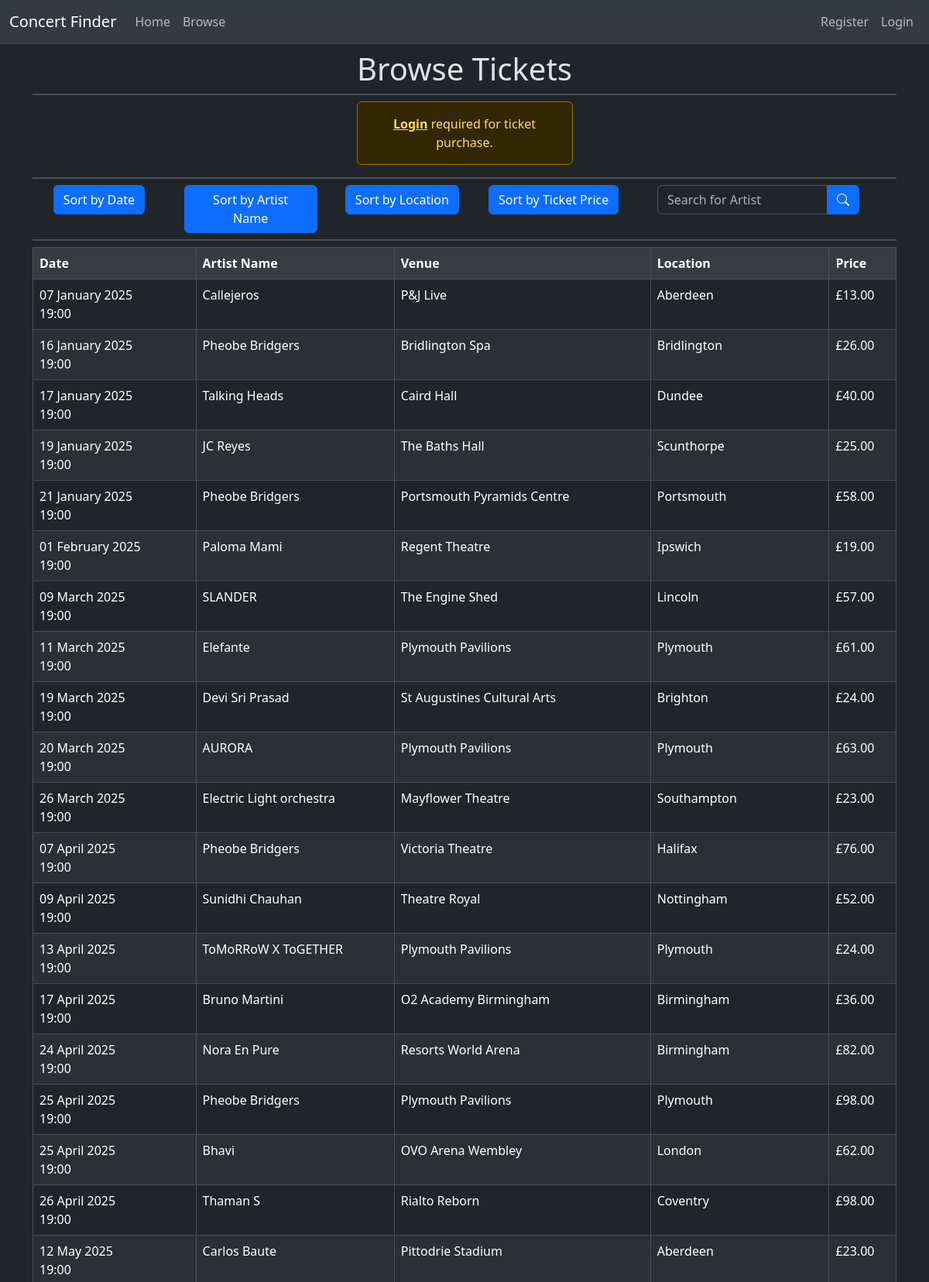
Screenshot of /browse (upper part) with the database file from the repository.
### website/models.py (models this page shows, shortened)
class Concert(db.Model):
    __tablename__ = "concerts"
    id = db.Column(db.Integer, primary_key=True)
    artistId = db.Column(db.Integer, db.ForeignKey(Artist.id))
    artistName = db.Column(db.String(100), nullable=False)
    venueId = db.Column(db.Integer, db.ForeignKey(Venue.id))
    venueName = db.Column(db.String(100), nullable=False)
    venueLocation = db.Column(db.String(100), nullable=False)
    date = db.Column(db.DateTime, nullable=True)
    ticketPrice = db.Column(db.Float, nullable=False)
    availableTickets = db.Column(db.Integer, nullable=False)

### website/shop/views.py (the view)
@shop_blueprint.route("/browse", methods=["POST", "GET"])
def browse():
    global browseConcerts
    match request.form.get("sort_button"):
        case "date":
            browseConcerts = (
                Concert.query.filter(Concert.availableTickets >= 1)
                .order_by(asc(Concert.date))
                .all()
            )
        case "artistName":
            browseConcerts = (
                Concert.query.filter(Concert.availableTickets >= 1)
                .order_by(asc(Concert.artistName))
                .all()
            )
        case "location":
            browseConcerts = (
                Concert.query.filter(Concert.availableTickets >= 1)
                .order_by(asc(Concert.venueLocation))
                .all()
            )
        case "price":
            browseConcerts = (
                Concert.query.filter(Concert.availableTickets >= 1)
                .order_by(asc(Concert.ticketPrice))
                .all()
            )
        case _:
            browseConcerts = (
                Concert.query.filter(Concert.availableTickets >= 1)
                .order_by(asc(Concert.date))
                .all()
            )
    return render_template("browse.html", concerts=browseConcerts)

### website/templates/browse.html (shortened to what this page needs)
{% extends 'base.html' %}
{% block content %}
  <div class="container text-center mb-5">
    <h1 class="m-2">Browse Tickets</h1>
    <div class="border mb-2"></div>
    {% if not current_user.is_authenticated %}
      <div class="alert alert-warning w-25 mx-auto">
        <a class="alert-link" href="{{ url_for('users.login') }}?next=%2Fbrowse">Login</a> required for ticket purchase.
      </div>
      <div class="border mt-2 mb-2"></div>
    {% endif %}
    <div class="row">
      <div class="col">
        <form method="POST" action="{{ url_for('shop.browse') }}" class="row">
          <div class="col">
            <button class="btn btn-primary" name="sort_button" type="submit" value="date">Sort by Date</button>
          </div>
          <div class="col">
            <button class="btn btn-primary" name="sort_button" type="submit" value="artistName">Sort by Artist Name</button>
          </div>
          <div class="col">
            <button class="btn btn-primary" name="sort_button" type="submit" value="location">Sort by Location</button>
          </div>
          <div class="col">
            <button class="btn btn-primary" name="sort_button" type="submit" value="price">Sort by Ticket Price</button>
          </div>
        </form>
      </div>
      <div class="col-3 ms-4 me-5">
        <form method="POST" action="/browse/search" class="">
          <div class="input-group col">
            <input class="form-control" type="text" placeholder="Search for Artist" name="search_bar" autofocus />
            <button class="btn btn-primary" type="submit">
              <svg xmlns="http://www.w3.org/2000/svg" width="16" height="16" fill="currentColor" class="bi bi-search mb-1" viewBox="0 0 16 16">
                <path d="M11.742 10.344a6.5 6.5 0 1 0-1.397 1.398h-.001q.044.06.098.115l3.85 3.85a1 1 0 0 0 1.415-1.414l-3.85-3.85a1 1 0 0 0-.115-.1zM12 6.5a5.5 5.5 0 1 1-11 0 5.5 5.5 0 0 1 11 0" />
              </svg>
            </button>
          </div>
        </form>
      </div>
    </div>
    <div class="border mt-2 mb-2"></div>
    <div>
      {% if empty %}
        <div class="alert alert-danger pb-2 container w-75 mx-auto justify-content-center">
          <h3>No tickets found containing your search terms.</h3>
          <h5>Please try again.</h5>
          <form method="POST" action="/browse/search" class="mb-2">
            <div class="input-group w-50 mx-auto">
              <input class="form-control" type="text" placeholder="Search for Artist" name="search_bar" autofocus />
              <button class="btn btn-primary" type="submit">
                <svg xmlns="http://www.w3.org/2000/svg" width="16" height="16" fill="currentColor" class="bi bi-search mb-1" viewBox="0 0 16 16">
                  <path d="M11.742 10.344a6.5 6.5 0 1 0-1.397 1.398h-.001q.044.06.098.115l3.85 3.85a1 1 0 0 0 1.415-1.414l-3.85-3.85a1 1 0 0 0-.115-.1zM12 6.5a5.5 5.5 0 1 1-11 0 5.5 5.5 0 0 1 11 0" />
                </svg>
              </button>
            </div>
          </form>
        </div>
      {% else %}
        {% if concerts %}
          <table class="table table-striped center table-hover text-start table-bordered">
            <tr class="fw-medium table-active">
              <th>Date</th>
              <th>Artist Name</th>
              <th>Venue</th>
              <th>Location</th>
              <th>Price</th>
            </tr>
            {% for concert in concerts %}
              <tr>
                <td>
                  {{ concert.date.strftime('%d %B %Y') }} <br />{{ concert.date.strftime('%H:%M') }}
                </td>
                <td>{{ concert.artistName }}</td>
                <td>{{ concert.venueName }}</td>
                <td>{{ concert.venueLocation }}</td>
                <td>£{{ concert.ticketPrice }}0</td>
              </tr>
            {% endfor %}
          </table>
        {% endif %}
      {% endif %}
    </div>
  </div>
{% endblock %}

### rows the page displays
Concert: date "07 January 2025", date "19:00", artistName "Callejeros", venueName "P&J Live", venueLocation "Aberdeen", ticketPrice "13.0"
Concert: date "16 January 2025", date "19:00", artistName "Pheobe Bridgers", venueName "Bridlington Spa", venueLocation "Bridlington", ticketPrice "26.0"
Concert: date "17 January 2025", date "19:00", artistName "Talking Heads", venueName "Caird Hall", venueLocation "Dundee", ticketPrice "40.0"
Concert: date "19 January 2025", date "19:00", artistName "JC Reyes", venueName "The Baths Hall", venueLocation "Scunthorpe", ticketPrice "25.0"
Concert: date "21 January 2025", date "19:00", artistName "Pheobe Bridgers", venueName "Portsmouth Pyramids Centre", venueLocation "Portsmouth", ticketPrice "58.0"
Concert: date "01 February 2025", date "19:00", artistName "Paloma Mami", venueName "Regent Theatre", venueLocation "Ipswich", ticketPrice "19.0"
Concert: date "09 March 2025", date "19:00", artistName "SLANDER", venueName "The Engine Shed", venueLocation "Lincoln", ticketPrice "57.0"
Concert: date "11 March 2025", date "19:00", artistName "Elefante", venueName "Plymouth Pavilions", venueLocation "Plymouth", ticketPrice "61.0"
Concert: date "19 March 2025", date "19:00", artistName "Devi Sri Prasad", venueName "St Augustines Cultural Arts", venueLocation "Brighton", ticketPrice "24.0"
Concert: date "20 March 2025", date "19:00", artistName "AURORA", venueName "Plymouth Pavilions", venueLocation "Plymouth", ticketPrice "63.0"
Concert: date "26 March 2025", date "19:00", artistName "Electric Light orchestra", venueName "Mayflower Theatre", venueLocation "Southampton", ticketPrice "23.0"
Concert: date "07 April 2025", date "19:00", artistName "Pheobe Bridgers", venueName "Victoria Theatre", venueLocation "Halifax", ticketPrice "76.0"
Concert: date "09 April 2025", date "19:00", artistName "Sunidhi Chauhan", venueName "Theatre Royal", venueLocation "Nottingham", ticketPrice "52.0"
Concert: date "13 April 2025", date "19:00", artistName "ToMoRRoW X ToGETHER", venueName "Plymouth Pavilions", venueLocation "Plymouth", ticketPrice "24.0"
Concert: date "17 April 2025", date "19:00", artistName "Bruno Martini", venueName "O2 Academy Birmingham", venueLocation "Birmingham", ticketPrice "36.0"
Concert: date "24 April 2025", date "19:00", artistName "Nora En Pure", venueName "Resorts World Arena", venueLocation "Birmingham", ticketPrice "82.0"
Concert: date "25 April 2025", date "19:00", artistName "Pheobe Bridgers", venueName "Plymouth Pavilions", venueLocation "Plymouth", ticketPrice "98.0"
Concert: date "25 April 2025", date "19:00", artistName "Bhavi", venueName "OVO Arena Wembley", venueLocation "London", ticketPrice "62.0"
Concert: date "26 April 2025", date "19:00", artistName "Thaman S", venueName "Rialto Reborn", venueLocation "Coventry", ticketPrice "98.0"
Concert: date "12 May 2025", date "19:00", artistName "Carlos Baute", venueName "Pittodrie Stadium", venueLocation "Aberdeen", ticketPrice "23.0"
